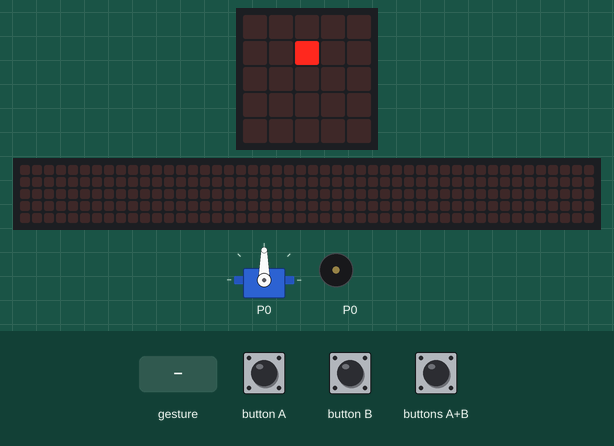
This program was run on a simulated BBC micro:bit (MakeCode). Shown: the board's 5×5 LED display, servo, a strip that is not on the board, showing the scrolling text unrolled, buzzer (waves = sounding). The test bench sets the inputs (shaded band). A tilt is held for 1.5 s and a shake lasts 1 s, then the board lies face up again; the 48×5 strip is a reading aid, not a part: it shows the text the display is scrolling, unrolled, one strip-width of it at a time.

Above: at 1.6 s.
1.7 s: button A pressed for 0.15 s
At 2.2 s:
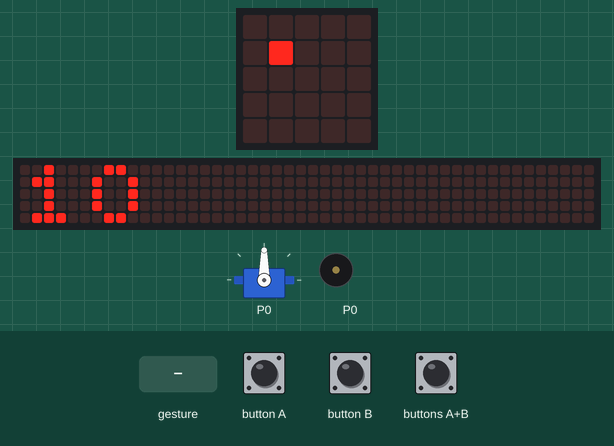
2.4 s: button B pressed for 0.15 s
At 2.62 s:
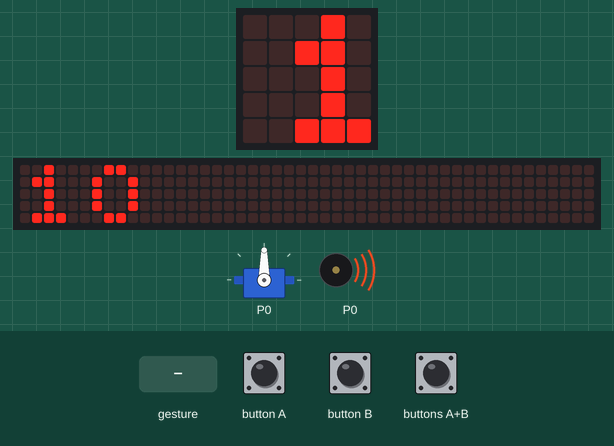
3.1 s: button B pressed for 0.15 s
3.8 s: buttons A+B pressed for 0.15 s
At 4.45 s:
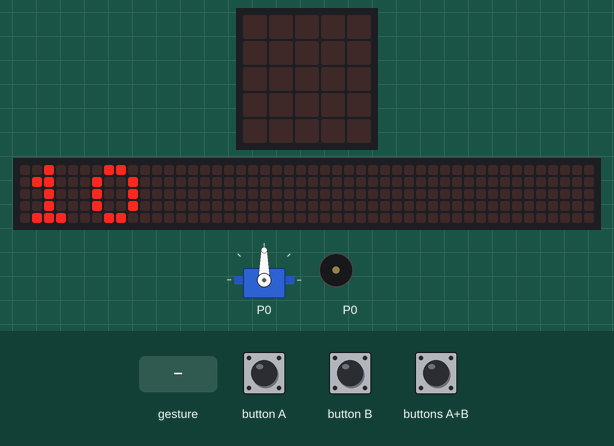
4.5 s: gesture 'shake'
At 7.44 s:
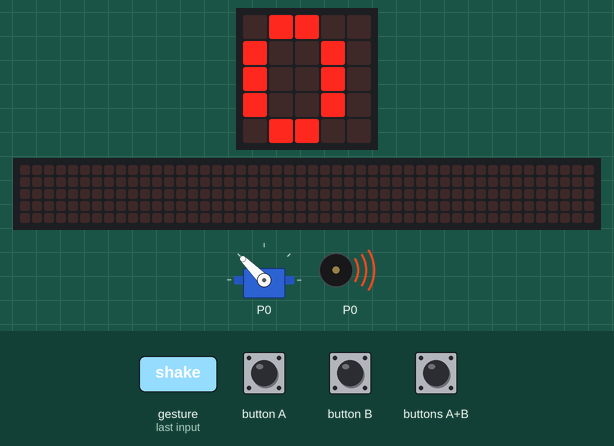
7.5 s: button A pressed for 0.15 s
At 9.55 s:
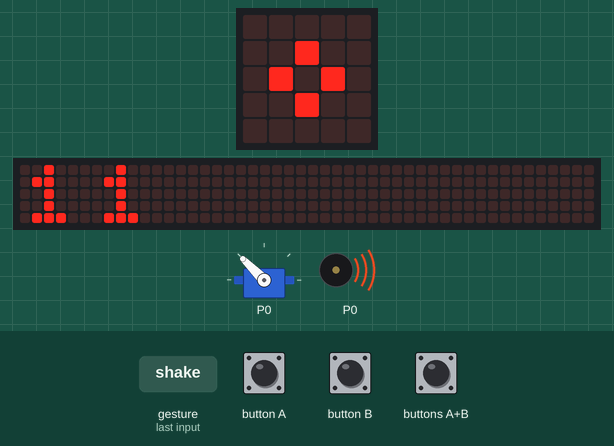
Timing chart, 0 to 18.5 s (numbered marks = the images above; inputs shaded):
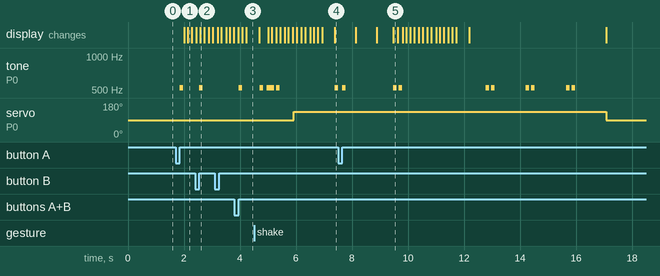

Measured:
- after the input at 1.7 s, tone on P0: silent → 523 Hz after 0.15 s, → silent 0.13 s later; the display: first changes after 0.30 s (image 1 shows a later state)
- after the input at 2.4 s, tone on P0: silent → 523 Hz after 0.15 s, → silent 0.13 s later
- after the input at 3.8 s, tone on P0: silent → 523 Hz after 0.15 s, → silent 0.13 s later
- after the input at 4.5 s, servo on P0: 90° → 135° after 1.4 s
- after the input at 7.5 s, servo on P0: 135° → 90° after 9.6 s instead of 7.0 s

The program:

main.ts
```typescript
input.onButtonPressed(Button.A, function on_button_pressed_a() {

    music.playTone(523, music.beat(BeatFraction.Quarter))
    Seconds += 10
    basic.showNumber(Seconds)
})
input.onGesture(Gesture.Shake, function on_gesture_shake() {

    music.playTone(523, music.beat(BeatFraction.Quarter))
    music.rest(music.beat(BeatFraction.Quarter))
    music.playTone(523, music.beat(BeatFraction.Quarter))
    while (Seconds > 0) {
        basic.showNumber(Seconds)
        basic.pause(1000)
        Seconds += -1
    }
    if (Seconds == 0) {
        for (let index = 0; index < 5; index++) {
            music.playTone(523, music.beat(BeatFraction.Quarter))
            music.rest(music.beat(BeatFraction.Eighth))
            music.playTone(523, music.beat(BeatFraction.Quarter))
            music.rest(music.beat(BeatFraction.Whole))
            servos.P0.run(50)
            basic.showIcon(IconNames.SmallDiamond)
        }
        servos.P0.setAngle(90)
        servos.P0.setStopOnNeutral(false)
        basic.showLeds(`
            . . . . .
                        . . # . .
                        . . . . .
                        . . . . .
                        . . . . .
        `)
    }

})
input.onButtonPressed(Button.AB, function on_button_pressed_ab() {

    music.playTone(523, music.beat(BeatFraction.Quarter))
    Seconds = 0
    basic.showNumber(Seconds)
})
input.onButtonPressed(Button.B, function on_button_pressed_b() {

    music.playTone(523, music.beat(BeatFraction.Quarter))
    Seconds += 1
    basic.showNumber(Seconds)
})
let Seconds = 0
basic.showLeds(`
    . . . . .
        . . # . .
        . . . . .
        . . . . .
        . . . . .
`)
Seconds = 0
servos.P0.setAngle(90)
servos.P0.setStopOnNeutral(true)
```

test.ts
```typescript
// tests gaan hier; deze zal niet worden gecompileerd wanneer dit pakket wordt gebruikt als extensie.
```
